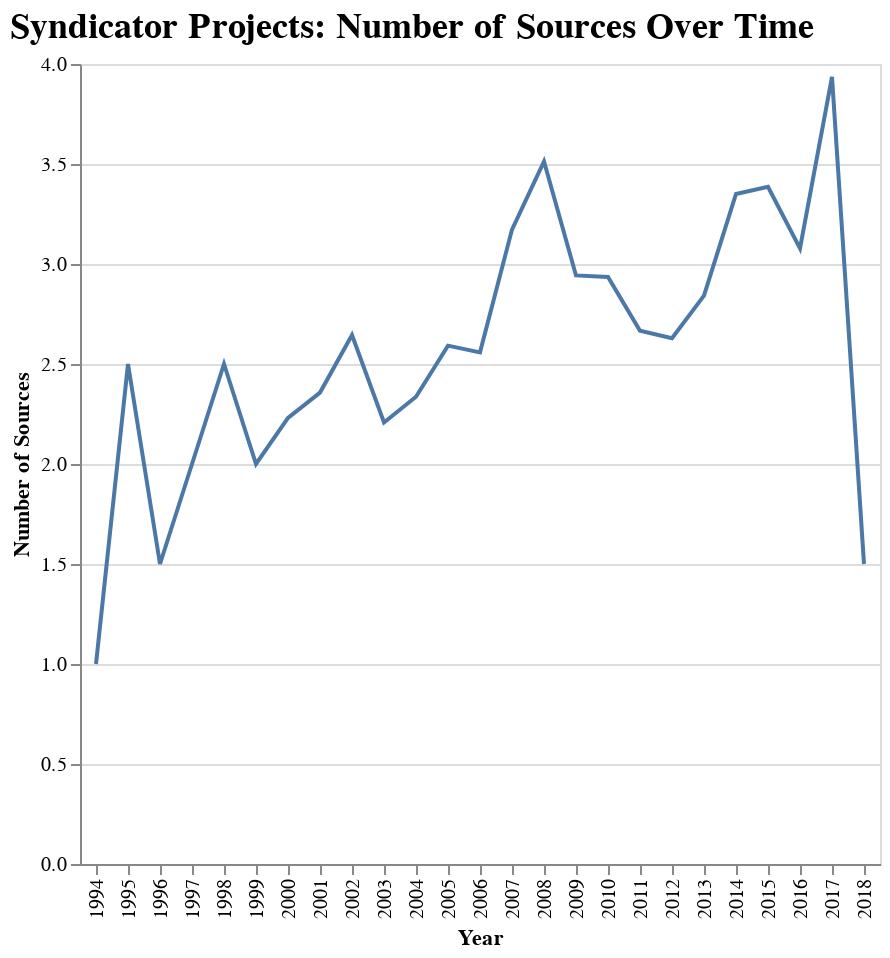

The cell this chart's notebook holds for it:
### Code cell
grouped_match = grouped_match[grouped_match.Year >= "1991"]
alt.Chart(grouped_match).mark_line().encode(
    x='Year',
    y='Number of Sources'
).configure(background="#ffffff").configure_legend().properties(
    title={
      "text": ["Syndicator Projects: Number of Sources Over Time"]})

### Figure 1 — Vega-Lite specification as saved in the notebook (floating-point values rounded to 4 significant figures)
{"width": 400, "height": 400, "config": {"title": {"fontSize": 18, "font": "Veranda Regular", "anchor": "start", "fontColor": "#000000"}, "range": {"category": ["#FFB81D", "#4E748B", "#B7B09D"], "diverging": ["#FFB81D", "#4E748B", "#B7B09D"]}, "legend": {"labelFont": "Veranda Regular", "labelLimit": 0}, "background": "#ffffff"}, "data": {"name": "data-61d099735d56bd1d26ac690466067ae4"}, "mark": "line", "encoding": {"x": {"type": "nominal", "field": "Year"}, "y": {"type": "quantitative", "field": "Number of Sources"}}, "title": {"text": ["Syndicator Projects: Number of Sources Over Time"]}, "$schema": "https://vega.github.io/schema/vega-lite/v4.0.2.json", "datasets": {"data-61d099735d56bd1d26ac690466067ae4": [{"Year": "1994", "yr_pis": 1995.0, "units_n": 195.0, "units_li": null, "units_ot": null, "Number of Sources": 1.0, "totalcost": 13310000.0, "id": 368.0, "yr_pis_y": 1995.0, "n_units": 195.0, "li_units": 194.0, "type": 1.0, "credit": 2.0, "bond": 2.0, "con_stdate_PIS": 1993.0, "totalcost_adj": 22960000.0, "Cost Per Unit": 117700.0}, {"Year": "1995", "yr_pis": 1996.0, "units_n": 96.0, "units_li": null, "units_ot": null, "Number of Sources": 2.5, "totalcost": 8052000.0, "id": 2372.0, "yr_pis_y": 1996.0, "n_units": 96.0, "li_units": 96.0, "type": 1.0, "credit": 2.0, "bond": 2.0, "con_stdate_PIS": 1994.0, "totalcost_adj": 13510000.0, "Cost Per Unit": 131700.0}, {"Year": "1996", "yr_pis": 1997.0, "units_n": 78.0, "units_li": null, "units_ot": null, "Number of Sources": 1.5, "totalcost": 6124000.0, "id": 846.5, "yr_pis_y": 1997.0, "n_units": 78.0, "li_units": 77.5, "type": 1.0, "credit": 2.0, "bond": 2.0, "con_stdate_PIS": 1995.0, "totalcost_adj": 9979000.0, "Cost Per Unit": 112600.0}, {"Year": "1997", "yr_pis": 1999.0, "units_n": 109.7, "units_li": null, "units_ot": null, "Number of Sources": 2.0, "totalcost": 8475000.0, "id": 1641.0, "yr_pis_y": 1998.0, "n_units": 109.7, "li_units": 109.3, "type": 1.5, "credit": 2.0, "bond": 2.0, "con_stdate_PIS": 1996.0, "totalcost_adj": 13500000.0, "Cost Per Unit": 128800.0}, {"Year": "1998", "yr_pis": 2000.0, "units_n": 84.33, "units_li": null, "units_ot": null, "Number of Sources": 2.5, "totalcost": 6215000.0, "id": 1394.0, "yr_pis_y": 1999.0, "n_units": 83.67, "li_units": 72.33, "type": 1.0, "credit": 2.0, "bond": 2.0, "con_stdate_PIS": 1997.0, "totalcost_adj": 9747000.0, "Cost Per Unit": 111500.0}, {"Year": "1999", "yr_pis": 2000.0, "units_n": 71.0, "units_li": null, "units_ot": null, "Number of Sources": 2.0, "totalcost": 6527000.0, "id": 1149.0, "yr_pis_y": 2000.0, "n_units": 70.83, "li_units": 70.5, "type": 1.167, "credit": 2.0, "bond": 2.0, "con_stdate_PIS": 1998.0, "totalcost_adj": 10020000.0, "Cost Per Unit": 151100.0}, {"Year": "2000", "yr_pis": 2001.0, "units_n": 77.0, "units_li": null, "units_ot": null, "Number of Sources": 2.231, "totalcost": 7062000.0, "id": 1904.0, "yr_pis_y": 2001.0, "n_units": 77.4, "li_units": 65.93, "type": 1.286, "credit": 2.0, "bond": 2.0, "con_stdate_PIS": 1999.0, "totalcost_adj": 10480000.0, "Cost Per Unit": 138500.0}, {"Year": "2001", "yr_pis": 2002.0, "units_n": 61.24, "units_li": null, "units_ot": null, "Number of Sources": 2.357, "totalcost": 6729000.0, "id": 1441.0, "yr_pis_y": 2002.0, "n_units": 61.24, "li_units": 55.76, "type": 1.059, "credit": 2.0, "bond": 2.0, "con_stdate_PIS": 2000.0, "totalcost_adj": 9713000.0, "Cost Per Unit": 158300.0}, {"Year": "2002", "yr_pis": 2003.0, "units_n": 73.81, "units_li": null, "units_ot": null, "Number of Sources": 2.645, "totalcost": 8832000.0, "id": 1614.0, "yr_pis_y": 2003.0, "n_units": 73.68, "li_units": 69.85, "type": 1.226, "credit": 2.0, "bond": 1.968, "con_stdate_PIS": 2001.0, "totalcost_adj": 12550000.0, "Cost Per Unit": 172100.0}, {"Year": "2003", "yr_pis": 2004.0, "units_n": 67.12, "units_li": null, "units_ot": null, "Number of Sources": 2.208, "totalcost": 7369000.0, "id": 1431.0, "yr_pis_y": 2004.0, "n_units": 67.24, "li_units": 64.86, "type": 1.218, "credit": 2.0, "bond": 2.0, "con_stdate_PIS": 2002.0, "totalcost_adj": 10240000.0, "Cost Per Unit": 168800.0}, {"Year": "2004", "yr_pis": 2005.0, "units_n": 68.87, "units_li": null, "units_ot": null, "Number of Sources": 2.336, "totalcost": 8961000.0, "id": 1777.0, "yr_pis_y": 2005.0, "n_units": 68.86, "li_units": 63.95, "type": 1.2, "credit": 2.0, "bond": 1.982, "con_stdate_PIS": 2003.0, "totalcost_adj": 12130000.0, "Cost Per Unit": 193300.0}, {"Year": "2005", "yr_pis": 2006.0, "units_n": 70.09, "units_li": null, "units_ot": null, "Number of Sources": 2.592, "totalcost": 9830000.0, "id": 2096.0, "yr_pis_y": 2006.0, "n_units": 70.1, "li_units": 65.88, "type": 1.218, "credit": 2.0, "bond": 1.963, "con_stdate_PIS": 2004.0, "totalcost_adj": 12870000.0, "Cost Per Unit": 208500.0}, {"Year": "2006", "yr_pis": 2007.0, "units_n": 70.39, "units_li": null, "units_ot": null, "Number of Sources": 2.558, "totalcost": 10830000.0, "id": 2144.0, "yr_pis_y": 2007.0, "n_units": 70.3, "li_units": 66.35, "type": 1.188, "credit": 2.0, "bond": 1.992, "con_stdate_PIS": 2005.0, "totalcost_adj": 13740000.0, "Cost Per Unit": 214500.0}, {"Year": "2007", "yr_pis": 2008.0, "units_n": 62.75, "units_li": null, "units_ot": null, "Number of Sources": 3.172, "totalcost": 11390000.0, "id": 2921.0, "yr_pis_y": 2008.0, "n_units": 62.68, "li_units": 53.11, "type": 1.225, "credit": 2.0, "bond": 1.949, "con_stdate_PIS": 2006.0, "totalcost_adj": 14040000.0, "Cost Per Unit": 249500.0}, {"Year": "2008", "yr_pis": 2009.0, "units_n": 68.55, "units_li": null, "units_ot": null, "Number of Sources": 3.513, "totalcost": 13780000.0, "id": 3963.0, "yr_pis_y": 2009.0, "n_units": 68.37, "li_units": 60.35, "type": 1.226, "credit": 2.0, "bond": 1.977, "con_stdate_PIS": 2007.0, "totalcost_adj": 16360000.0, "Cost Per Unit": 257100.0}, {"Year": "2009", "yr_pis": 2010.0, "units_n": 73.39, "units_li": null, "units_ot": null, "Number of Sources": 2.943, "totalcost": 16050000.0, "id": 3975.0, "yr_pis_y": 2010.0, "n_units": 73.2, "li_units": 65.38, "type": 1.213, "credit": 2.0, "bond": 1.968, "con_stdate_PIS": 2008.0, "totalcost_adj": 19120000.0, "Cost Per Unit": 276300.0}, {"Year": "2010", "yr_pis": 2011.0, "units_n": 66.7, "units_li": null, "units_ot": null, "Number of Sources": 2.935, "totalcost": 15160000.0, "id": 3849.0, "yr_pis_y": 2011.0, "n_units": 66.46, "li_units": 61.06, "type": 1.179, "credit": 2.0, "bond": 1.954, "con_stdate_PIS": 2009.0, "totalcost_adj": 17770000.0, "Cost Per Unit": 283600.0}, {"Year": "2011", "yr_pis": 2012.0, "units_n": 59.08, "units_li": null, "units_ot": null, "Number of Sources": 2.667, "totalcost": 13950000.0, "id": 3526.0, "yr_pis_y": 2012.0, "n_units": 58.86, "li_units": 54.27, "type": 1.325, "credit": 2.0, "bond": 2.0, "con_stdate_PIS": 2010.0, "totalcost_adj": 15860000.0, "Cost Per Unit": 272500.0}, {"Year": "2012", "yr_pis": 2013.0, "units_n": 60.74, "units_li": 62.33, "units_ot": 0.3333, "Number of Sources": 2.629, "totalcost": 13130000.0, "id": 3667.0, "yr_pis_y": 2013.0, "n_units": 60.69, "li_units": 55.57, "type": 1.288, "credit": 2.0, "bond": 1.961, "con_stdate_PIS": 2011.0, "totalcost_adj": 14620000.0, "Cost Per Unit": 253600.0}, {"Year": "2013", "yr_pis": 2014.0, "units_n": 67.38, "units_li": 63.0, "units_ot": 1.133, "Number of Sources": 2.842, "totalcost": 14200000.0, "id": 2963.0, "yr_pis_y": 2014.0, "n_units": 67.45, "li_units": 61.04, "type": 1.2, "credit": 2.0, "bond": 1.972, "con_stdate_PIS": 2012.0, "totalcost_adj": 15580000.0, "Cost Per Unit": 250000.0}, {"Year": "2014", "yr_pis": 2015.0, "units_n": 59.53, "units_li": 52.77, "units_ot": 1.077, "Number of Sources": 3.35, "totalcost": 12580000.0, "id": 3049.0, "yr_pis_y": 2015.0, "n_units": 59.53, "li_units": 54.72, "type": 1.273, "credit": 2.0, "bond": 2.0, "con_stdate_PIS": 2013.0, "totalcost_adj": 13590000.0, "Cost Per Unit": 234700.0}, {"Year": "2015", "yr_pis": 2016.0, "units_n": 58.0, "units_li": 56.77, "units_ot": 1.909, "Number of Sources": 3.386, "totalcost": 12090000.0, "id": 2806.0, "yr_pis_y": 2016.0, "n_units": 57.9, "li_units": 52.76, "type": 1.385, "credit": 2.0, "bond": 2.0, "con_stdate_PIS": 2014.0, "totalcost_adj": 13040000.0, "Cost Per Unit": 231700.0}, {"Year": "2016", "yr_pis": 2017.0, "units_n": 54.48, "units_li": 48.14, "units_ot": 1.5, "Number of Sources": 3.078, "totalcost": 11320000.0, "id": 2285.0, "yr_pis_y": 2017.0, "n_units": 54.5, "li_units": 48.13, "type": 1.356, "credit": 2.0, "bond": 2.0, "con_stdate_PIS": 2015.0, "totalcost_adj": 12060000.0, "Cost Per Unit": 226400.0}, {"Year": "2017", "yr_pis": 2018.0, "units_n": 59.36, "units_li": 54.82, "units_ot": 1.364, "Number of Sources": 3.935, "totalcost": 13940000.0, "id": 2571.0, "yr_pis_y": 2018.0, "n_units": 59.14, "li_units": 50.97, "type": 1.407, "credit": 2.0, "bond": 2.0, "con_stdate_PIS": 2016.0, "totalcost_adj": 14540000.0, "Cost Per Unit": 241900.0}, {"Year": "2018", "yr_pis": 2018.0, "units_n": 77.6, "units_li": null, "units_ot": null, "Number of Sources": 1.5, "totalcost": 13270000.0, "id": 3125.0, "yr_pis_y": 2018.0, "n_units": 79.0, "li_units": 47.0, "type": 1.0, "credit": 2.0, "bond": null, "con_stdate_PIS": 2016.0, "totalcost_adj": 13510000.0, "Cost Per Unit": 179100.0}]}}
